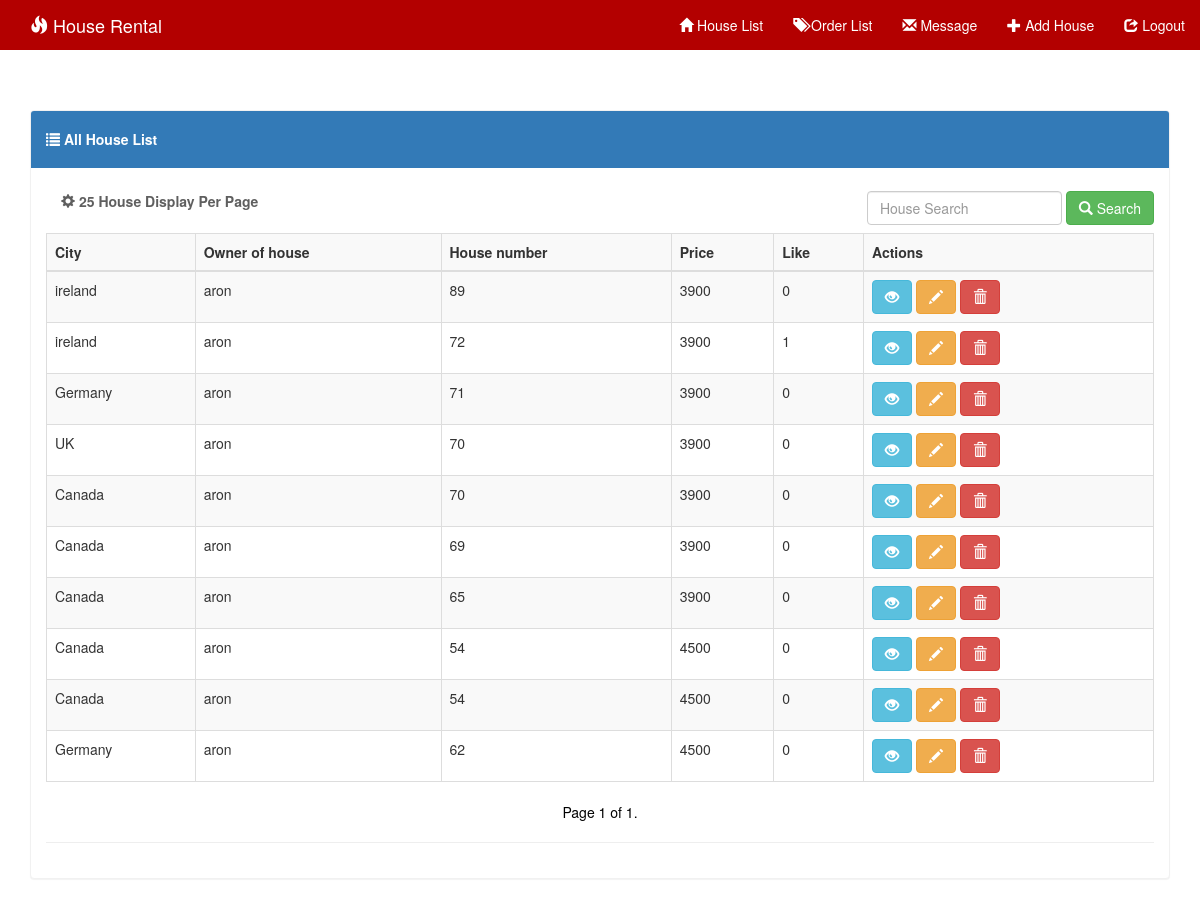
/adminn, run on the app's committed database.
### system/models.py (models this page shows, shortened)
class House(models.Model):
    image = models.ImageField(upload_to=uploaded_location,null=True, blank=True, width_field="width_field", height_field="height_field")
    height_field = models.IntegerField(default=0)
    width_field = models.IntegerField(default=0)
    city = models.CharField(max_length=100)
    house_owner = models.CharField(max_length=100)
    house_number = models.IntegerField()
    cost_per_day = models.CharField(max_length=50)
    content = models.TextField()
    like = models.IntegerField(default=0)

### system/views.py (the view, shortened to what this page needs)
# urls.py: path('adminn', admin_house_list, name='adminIndex'),
def admin_house_list(request):
    house = House.objects.order_by('-id')
    query = request.GET.get('q')
    paginator = Paginator(house, 12)  # Show 15 contacts per page
    page = request.GET.get('page')
    try:
        house = paginator.page(page)
    except PageNotAnInteger:
        house = paginator.page(1)
    except EmptyPage:
        house = paginator.page(paginator.num_pages)
    context = {
        'house': house,
    }
    return render(request, 'admin_index.html', context)

### templates/admin_index.html (shortened to what this page needs)
{% extends 'base.html' %}
{% block nav %}
    <div class="collapse navbar-collapse" id="myNavbar">
      <ul class="nav navbar-nav navbar-right">
        <li><a href="{% url 'adminIndex' %}"><span class="glyphicon glyphicon-home"></span> House List</a></li>
        <li><a href="{% url 'order_list' %}"><span class="glyphicon glyphicon-tags"></span> Order List</a></li>
        <li><a href="{% url 'message' %}"><span class="glyphicon glyphicon-envelope"></span> Message</a></li>
          <li><a href="{% url 'house_create' %}"><span class="glyphicon glyphicon-plus"></span> Add House</a></li>
        <li><a href="{% url 'logout' %}"><span class="glyphicon glyphicon-share"></span> Logout</a></li>
      </ul>
    </div>
{% endblock %}
{% block body %}
<div class='container table-responsive'>
<div class="panel panel-primary">
  <div class="panel-heading"><h5><strong><span class="glyphicon glyphicon-list"></span> All House List</strong></h5> </div>
    <div class="panel-body">
  <strong class="navbar-form navbar-left" style="color: #5f5f5f;"><span class="glyphicon glyphicon-cog"></span> 25 House Display Per Page </strong>
      <form method="GET" class="navbar-form navbar-right" role="search">
        <div class="form-group">
          <input type="text" class="form-control" placeholder="House Search" value="{{request.GET.q}}" name="q">
        </div>
        <button type="submit" class="btn btn-success"><span class="glyphicon glyphicon-search"></span> Search</button>
      </form>
  <table class="table table-bordered table-striped table-hover">
   <tr>
    <td><strong>City</strong></td>
    <td><strong>Owner of house</strong></td>
    <td><strong>House number</strong></td>
    <td><strong>Price</strong></td>
    <td><strong>Like</strong></td>
    <td><strong>Actions</strong></td>
  </tr>
      <tbody>
      {% for ob in house %}
    <tr>
    <td>{{ob.city}}</td>
    <td>{{ob.house_owner}}</td>
    <td>{{ob.house_number}}</td>
    <td>{{ob.cost_per_day}}</td>
    <td>{{ob.like}}</td>
    <td>
         <a href="{% url 'house_detail' ob.id %}"><button type="button" class="btn btn-info"><span class="glyphicon glyphicon-eye-open"></span></button></a>
         <a href="{% url 'house_edit' ob.id %}"><button type="button" class="btn btn-warning"><span class="glyphicon glyphicon-pencil"></span></button></a>
         <a href="{% url 'house_delete' ob.id %}"><button type="button" class="btn btn-danger" onclick="return getConfirmation()"><span class="glyphicon glyphicon-trash"></span></button></a>
    </td>
    </tr>
    {% endfor %}
</tbody>
  </table>
<nav>
  <ul class="pager">
      <li class="previous" style="color: black !important;">
          Page {{ house.number }} of {{ house.paginator.num_pages }}.
    </li>
  </ul>
</nav>
        <hr>
</div>
</div>
</div>
{% endblock %}

### templates/base.html (shortened to what this page needs)
{% load static %}
<!doctype html>
<html lang="en">
<head>
    <link rel="stylesheet" href="{% static 'css/bootstrap.min.css' %}">
    <link rel="stylesheet" href="{% static 'css/style.css' %}">
<body>
<nav class="navbar navbar-custom navbar-fixed-top">
  <div class="container">
    <div class="navbar-header">
      <div class="navbar-brand"><span class="glyphicon glyphicon-fire"></span> House Rental</div>
    </div>
      <div class="collapse navbar-collapse" id="myNavbar">
      <ul class="nav navbar-nav navbar-right">
         <li>
{% block nav %}{% endblock %}
      </ul>
    </div>
  </div>
</nav>
{% block body %}{% endblock %}
</body>
</html>

### static/css/style.css (style rules this page uses)
body { background:url('../images/'); }
.navbar { margin-bottom: 35px !important; background-color: red; z-index: 9999; border: 0; font-size: 14px !important; line-height: 1.42857143 !important; border-radius: 0; }
.navbar li a, .navbar .navbar-brand { color: #fff !important; }
.navbar-custom { background-color: #b30000 !important; }
.navbar-fixed-top { position: relative!important; }
.panel { margin-top:25px; }
.panel-primary { border-color: #f1f1f1 !important; }

### data on the page
House: city "ireland", house_owner "aron", house_number "89", cost_per_day "3900", like "0"
House: city "ireland", house_owner "aron", house_number "72", cost_per_day "3900", like "1"
House: city "Germany", house_owner "aron", house_number "71", cost_per_day "3900", like "0"
House: city "UK", house_owner "aron", house_number "70", cost_per_day "3900", like "0"
House: city "Canada", house_owner "aron", house_number "70", cost_per_day "3900", like "0"
House: city "Canada", house_owner "aron", house_number "69", cost_per_day "3900", like "0"
House: city "Canada", house_owner "aron", house_number "65", cost_per_day "3900", like "0"
House: city "Canada", house_owner "aron", house_number "54", cost_per_day "4500", like "0"
House: city "Canada", house_owner "aron", house_number "54", cost_per_day "4500", like "0"
House: city "Germany", house_owner "aron", house_number "62", cost_per_day "4500", like "0"

### other printed values
{{ house.number }} "1"
{{ house.paginator.num_pages }} "1"
